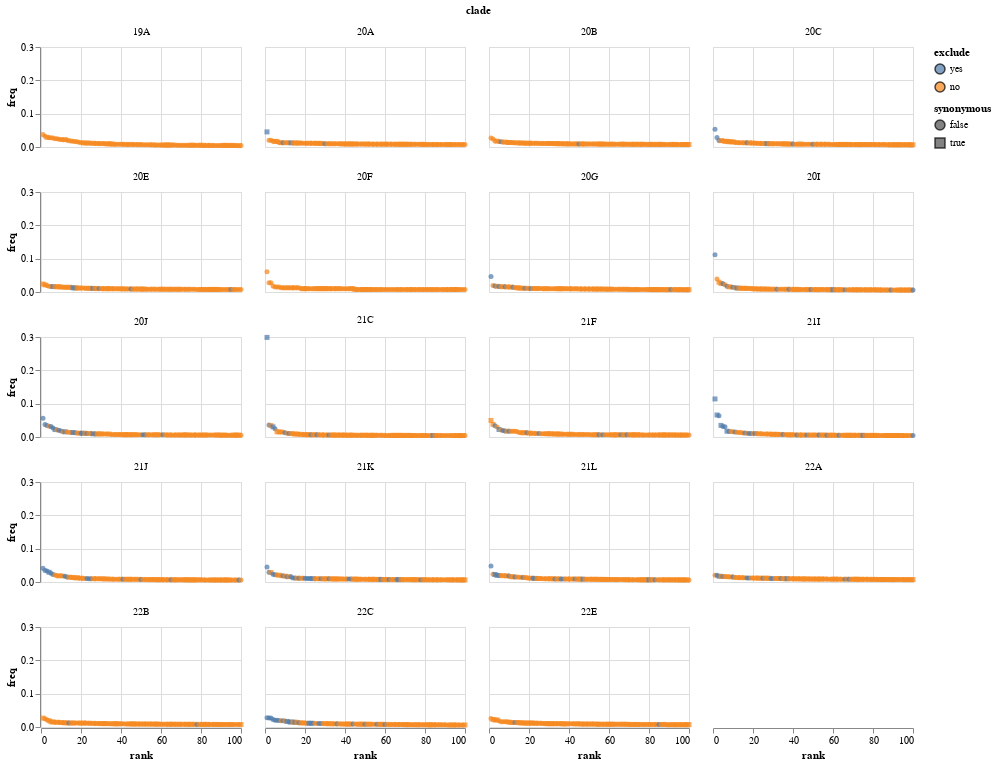

Notebook code cell kept with this figure:
### Markdown cell above
For each clade plot the top mutations as a fraction of all mutations in that clade, just using the "all" subset.

You can mouseover points to highlight mutations (which will highlight all mutations at that site on all facets), and click the legend to show/hide excluded or non-excluded mutations.

This plot is useful to look at to identifier apparent outlier sites with aberrantly high mutation counts that can then be specified for exclusion (note those specifications are done in the pipeline `config.yaml` file, and also all reversions from clade founder to reference may be excluded):

### Code cell
top_n = 100  # plot this many per clade

mutation_freqs = (
    mutation_counts.query("subset == 'all'")
    .sort_values(["clade", "count"], ascending=False)
    .groupby("clade")
    .head(n=top_n)
    .assign(
        freq=lambda x: x["count"] / x.groupby("clade")["count"].transform("sum"),
        rank=lambda x: x.groupby("clade")["freq"].rank(ascending=False, method="first"),
        exclude=lambda x: x["exclude"].map({True: "yes", False: "no"}),
    )
)

select_exclude = alt.selection_multi(
    fields=["exclude"],
    bind="legend",
    init=[{"exclude": "yes"}, {"exclude": "no"}],
)

select_site = alt.selection_single(
    fields=["nt_site"],
    on="mouseover",
    empty="none",
)

mutation_freqs_chart = (
    alt.Chart(mutation_freqs)
    .encode(
        x="rank",
        y="freq",
        strokeWidth=alt.condition(select_site, alt.value(2), alt.value(0)),
        color=alt.Color("exclude", scale=alt.Scale(domain=["yes", "no"])),
        shape=alt.Shape("synonymous"),
        size=alt.condition(select_site, alt.value(50), alt.value(25)),
        tooltip=["nt_site", "nt_mutation", "count", "freq"],
    )
    .mark_point(filled=True, stroke="black")
    .properties(width=200, height=100)
    .facet("clade", columns=4)
    .add_selection(select_exclude, select_site)
    .transform_filter(select_exclude)
)

mutation_freqs_chart

### Figure 1 — Vega-Lite specification as saved in the notebook (floating-point values rounded to 4 significant figures; data arrays with more than 128 entries replaced by an {"elided": "..."} marker saying what was removed)
{"config": {"view": {"continuousWidth": 400, "continuousHeight": 300}}, "data": {"name": "data-338f4aa7c3705723c769c956fff94492"}, "facet": {"field": "clade", "type": "nominal"}, "spec": {"mark": {"type": "point", "filled": true, "stroke": "black"}, "encoding": {"color": {"field": "exclude", "scale": {"domain": ["yes", "no"]}, "type": "nominal"}, "shape": {"field": "synonymous", "type": "nominal"}, "size": {"condition": {"value": 50, "selection": "selector002"}, "value": 25}, "strokeWidth": {"condition": {"value": 2, "selection": "selector002"}, "value": 0}, "tooltip": [{"field": "nt_site", "type": "quantitative"}, {"field": "nt_mutation", "type": "nominal"}, {"field": "count", "type": "quantitative"}, {"field": "freq", "type": "quantitative"}], "x": {"field": "rank", "type": "quantitative"}, "y": {"field": "freq", "type": "quantitative"}}, "height": 100, "selection": {"selector001": {"type": "multi", "fields": ["exclude"], "bind": "legend", "init": [{"exclude": "yes"}, {"exclude": "no"}]}, "selector002": {"type": "single", "fields": ["nt_site"], "on": "mouseover", "empty": "none"}}, "width": 200}, "columns": 4, "transform": [{"filter": {"selection": "selector001"}}], "$schema": "https://vega.github.io/schema/vega-lite/v4.17.0.json", "datasets": {"data-338f4aa7c3705723c769c956fff94492": {"elided": "1900 records"}}}
